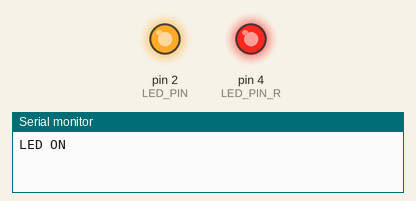
The sketch below on a simulated Arduino Uno, built with avr-gcc and run on an emulated ATmega328P. On the bench: output pins drawn as LEDs (lit = HIGH), the last lines printed to the serial monitor.

Above: at 1.0 s.
At 3.0 s:
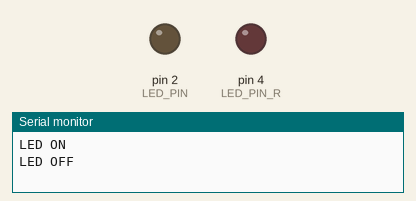
Timing chart, 0 to 5.2 s (numbered marks = the images above):
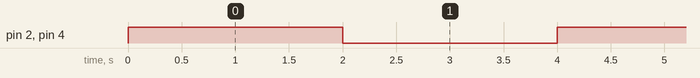

Measured:
- by itself, pin 2 (LED_PIN), pin 4 (LED_PIN_R): alternates HIGH for 2.0 s and LOW for 2.0 s

The sketch:

sketch_mar19a_copy_20260319220526.ino
```cpp
#define LED_PIN 2
#define LED_PIN_R 4

void setup() {
  // 初始化串口通信，设置波特率为115200
  Serial.begin(115200);
  // 将LED引脚设置为输出模式
  pinMode(LED_PIN, OUTPUT);
  pinMode(LED_PIN_R, OUTPUT);
}

void loop() {
  digitalWrite(LED_PIN, HIGH);
  digitalWrite(LED_PIN_R, HIGH);  // 点亮LED
  Serial.println("LED ON");    // 串口输出提示
  delay(2000);                 // 保持1秒（1000毫秒）

  digitalWrite(LED_PIN, LOW);
  digitalWrite(LED_PIN_R, LOW);   // 熄灭LED
  Serial.println("LED OFF");   // 串口输出提示
  delay(2000);                 // 保持1秒
}
```
